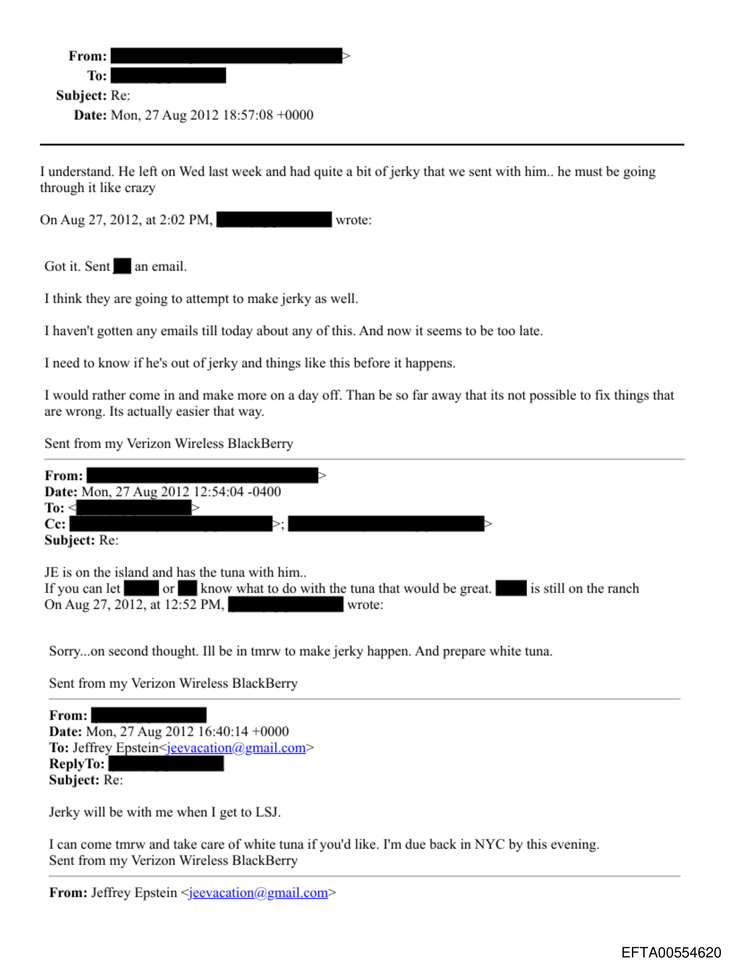
#> input picture tests/fixtures/EFTA00554620_page1.png, 730 x 966 px, shrunk from 2550 x 3375 before the run
$ python -i detect_redactions.py   (imports and definitions only)
#> lines starting #> are read from the running program, lines starting #| are printed output that depends on the picture; after the words box and inside, x2 and y2 are one past the last pixel; in counts of white or black regions, pixels touching at a corner belong together
#> further down, picture is the input picture: PIL image 730x966 RGB; mean R, G, B 237.7, 237.7, 238
from dataclasses import dataclass
import uuid

import cv2
import numpy as np
from PIL import Image


@dataclass
class Redaction:
    """A detected redaction bounding box."""
    id: str
    x: int
    y: int
    w: int
    h: int


# Minimum area in pixels to consider (filters noise)
MIN_AREA = 500

# Minimum aspect ratio (width/height) — redactions are wider than tall
MIN_ASPECT = 1.5


def detect_redactions(image: Image.Image) -> list[Redaction]:
    """Detect black-filled rectangles in a page image.

    Converts to grayscale, thresholds for near-black pixels, finds contours,
    and filters for rectangular shapes that look like redaction bars.

    Args:
        image: PIL Image of a document page.

    Returns:
        List of Redaction objects sorted top-to-bottom, left-to-right.
    """
    arr = np.array(image.convert("RGB"))
    gray = cv2.cvtColor(arr, cv2.COLOR_RGB2GRAY)

    # Threshold: pixels darker than 40 are "black"
    _, binary = cv2.threshold(gray, 40, 255, cv2.THRESH_BINARY_INV)
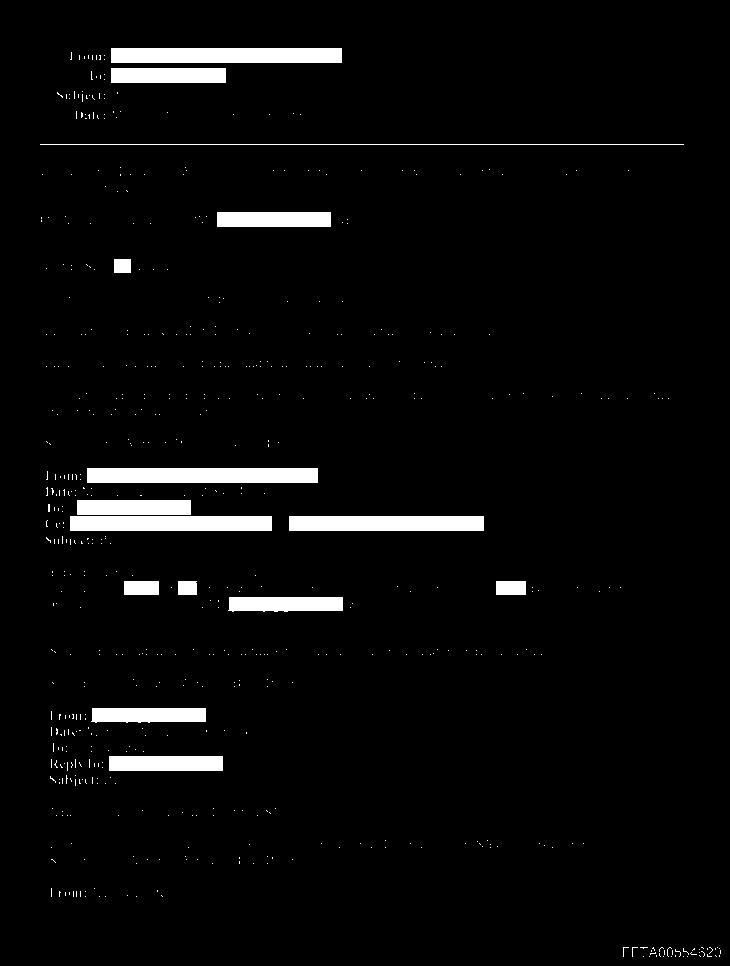
#> binary: shape (966, 730); 3.7% white; 607 white regions (592 under 20 px), largest, box (x1, y1, x2, y2) and area: (111, 48, 342, 63) 3465, (87, 468, 318, 483) 3465, (70, 516, 272, 531) 3030

    # Morphological close to merge adjacent redaction fragments
    kernel = cv2.getStructuringElement(cv2.MORPH_RECT, (15, 3))
    binary = cv2.morphologyEx(binary, cv2.MORPH_CLOSE, kernel)
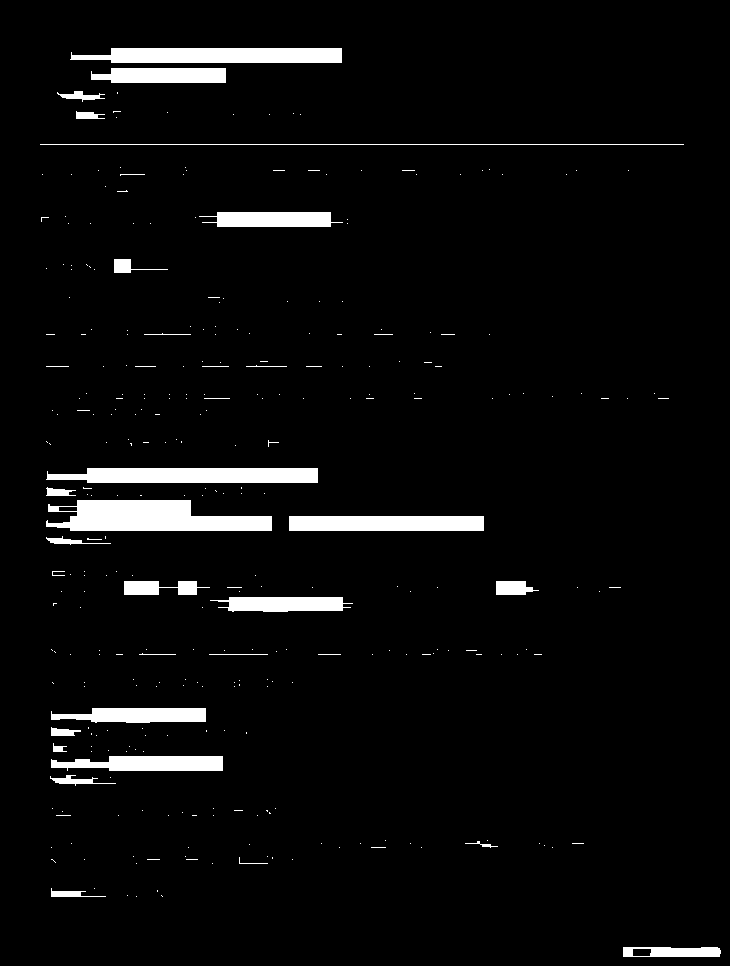
#> binary: shape (966, 730); 4.3% white; 315 white regions (280 under 20 px)

    contours, _ = cv2.findContours(binary, cv2.RETR_EXTERNAL, cv2.CHAIN_APPROX_SIMPLE)
#> contours = 315 contours, 293 with area under 20; largest, box (x1, y1, x2, y2) and area: (46, 500, 272, 531) 4868, (46, 468, 318, 483) 3422, (70, 48, 342, 63) 3382, (289, 516, 484, 531) 2716, (51, 756, 223, 771) 1928

    redactions: list[Redaction] = []
    for contour in contours:
        x, y, w, h = cv2.boundingRect(contour)
        area = w * h

        if area < MIN_AREA:
            continue

        # Aspect ratio filter: redactions are wider than tall
        if h > 0 and w / h < MIN_ASPECT:
            continue

        # Fill ratio: the contour should fill most of the bounding rect
        contour_area = cv2.contourArea(contour)
        if contour_area / area < 0.7:
            continue

        redactions.append(Redaction(
            id=uuid.uuid4().hex[:8],
            x=x, y=y, w=w, h=h,
        ))
#> this loop made 315 passes
#> (x, y, w, h, area, contour_area) on passes 1, 53, 54: (623, 947, 98, 10, 980, 836.5), (50, 775, 66, 11, 726, 183), (51, 756, 172, 15, 2580, 1928)
#> after the loop, redactions = 9 items

    # Sort top-to-bottom, then left-to-right
    redactions.sort(key=lambda r: (r.y, r.x))
    return redactions


# [31 lines left out: function spot_redaction, not called in this run]


# Minimum area for guided (LLM-directed) region search — lower than the
# full-page MIN_AREA because the LLM already told us roughly where to look.
_GUIDED_MIN_AREA = 100


# [66 lines left out: function find_redaction_in_region, not called in this run]

>>> from PIL import Image
>>> picture = Image.open('../../tests/fixtures/EFTA00554620_page1.png')
>>> result = detect_redactions(picture)
#> result = 9 items
